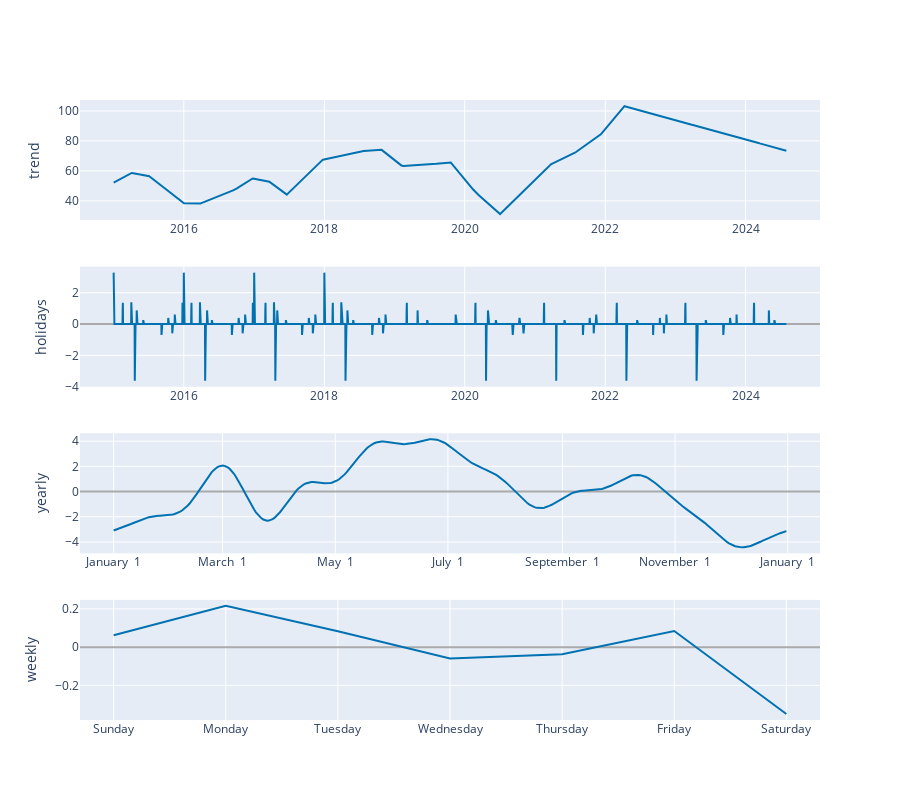

The notebook cell saved with this chart:
### Code cell
plot_components_plotly(modelo, previsao)

### Figure 1 — Plotly figure (JSON) as saved in the notebook; plotly's stock layout.template omitted (floating-point values rounded to 4 significant figures; data arrays with more than 128 entries replaced by an {"elided": "..."} marker saying what was removed)
{"data": [{"line": {"color": "#0072B2", "width": 2}, "mode": "lines", "name": "trend", "type": "scatter", "x": {"elided": "2846 str values"}, "xaxis": "x", "y": {"elided": "2846 float values"}, "yaxis": "y"}, {"line": {"color": "rgba(0, 114, 178, 0.2)", "width": 0}, "mode": "lines", "name": "trend_upper", "type": "scatter", "x": {"elided": "2846 str values"}, "xaxis": "x", "y": {"elided": "2846 float values"}, "yaxis": "y"}, {"fill": "tonexty", "fillcolor": "rgba(0, 114, 178, 0.2)", "line": {"color": "rgba(0, 114, 178, 0.2)", "width": 0}, "mode": "lines", "name": "trend_lower", "type": "scatter", "x": {"elided": "2846 str values"}, "xaxis": "x", "y": {"elided": "2846 float values"}, "yaxis": "y"}, {"line": {"color": "#0072B2", "width": 2}, "mode": "lines", "name": "holidays", "text": {"elided": "2846 str values"}, "type": "scatter", "x": {"elided": "2846 str values"}, "xaxis": "x2", "y": {"elided": "2846 float values"}, "yaxis": "y2"}, {"line": {"color": "#0072B2", "width": 2}, "mode": "lines", "name": "yearly", "type": "scatter", "x": {"elided": "365 str values"}, "xaxis": "x3", "y": {"elided": "365 float values"}, "yaxis": "y3"}, {"line": {"color": "#0072B2", "width": 2}, "mode": "lines", "name": "weekly", "type": "scatter", "x": ["2017-01-01T00:00:00", "2017-01-02T00:00:00", "2017-01-03T00:00:00", "2017-01-04T00:00:00", "2017-01-05T00:00:00", "2017-01-06T00:00:00", "2017-01-07T00:00:00"], "xaxis": "x4", "y": [0.06244, 0.2162, 0.08334, -0.05938, -0.03701, 0.08432, -0.3499], "yaxis": "y4"}], "layout": {"height": 800, "showlegend": false, "width": 900, "xaxis": {"anchor": "y", "domain": [0, 1], "range": ["2014-07-10T01:12:00", "2025-01-21T22:48:00"], "type": "date"}, "xaxis2": {"anchor": "y2", "domain": [0, 1], "range": ["2014-07-10T01:12:00", "2025-01-21T22:48:00"], "type": "date"}, "xaxis3": {"anchor": "y3", "domain": [0, 1], "range": ["2016-12-13T18:54:02.958904115", "2018-01-18T11:04:57.863013581"], "tickformat": "%B %e", "type": "date"}, "xaxis4": {"anchor": "y4", "domain": [0, 1], "range": ["2016-12-31T16:48:00", "2017-01-07T07:12:00"], "tickformat": "%A", "type": "date"}, "yaxis": {"anchor": "x", "domain": [0.8063, 1], "rangemode": "normal", "title": {"text": "trend"}, "zerolinecolor": "#AAA"}, "yaxis2": {"anchor": "x2", "domain": [0.5375, 0.7312], "rangemode": "tozero", "title": {"text": "holidays"}, "zerolinecolor": "#AAA"}, "yaxis3": {"anchor": "x3", "domain": [0.2687, 0.4625], "title": {"text": "yearly"}, "zerolinecolor": "#AAA"}, "yaxis4": {"anchor": "x4", "domain": [0, 0.1938], "title": {"text": "weekly"}, "zerolinecolor": "#AAA"}}}
